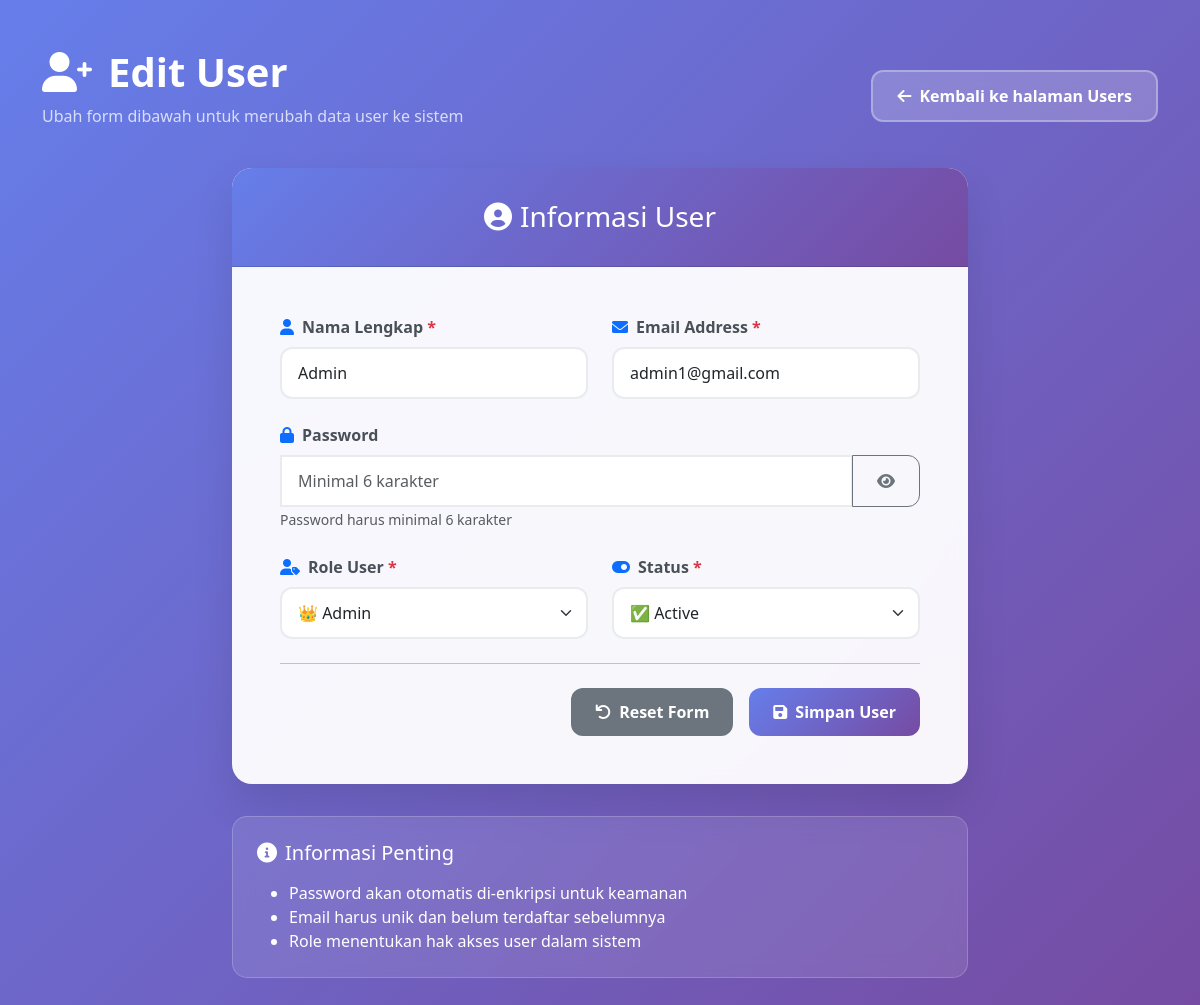
Screenshot of /actions/edit-user.php?id=17 (signed in) with the database file from the repository.
### tables this page shows
CREATE TABLE `users` (
  `id` int(11) NOT NULL,
  `name` varchar(255) NOT NULL,
  `email` varchar(255) NOT NULL,
  `password` varchar(255) NOT NULL,
  `role` enum('admin','operator','viewer') DEFAULT 'operator',
  `status` enum('active','inactive') DEFAULT 'active',
  `created_at` timestamp NULL DEFAULT current_timestamp(),
  `updated_at` timestamp NULL DEFAULT current_timestamp() ON UPDATE current_timestamp()
);

### actions/edit-user.php (the view, shortened to what this page needs)
<?php
include "../config/panggil.php";
if(isset($_GET['id'])) {
    $users_show = mysqli_fetch_assoc(mysqli_query($conn, "SELECT * FROM users WHERE id=".$_GET['id']));
}
?>
<!DOCTYPE html>
<html lang="id">
<head>
    <link href="https://cdn.jsdelivr.net/npm/bootstrap@5.3.0/dist/css/bootstrap.min.css" rel="stylesheet">
    <link href="https://cdnjs.cloudflare.com/ajax/libs/font-awesome/6.0.0/css/all.min.css" rel="stylesheet">
</head>
<body>
    <div class="container py-5">
        <div class="row mb-4">
            <div class="col-12">
                <div class="d-flex justify-content-between align-items-center">
                    <div>
                        <h1 class="text-white fw-bold mb-2">
                            <i class="fas fa-user-plus me-3"></i>Edit User
                        </h1>
                        <p class="text-white opacity-75">Ubah form dibawah untuk merubah data user ke sistem</p>
                    </div>
                    <a href="users.php" class="btn btn-back animate-float">
                        <i class="fas fa-arrow-left me-2"></i>Kembali ke halaman Users
                    </a>
                </div>
            </div>
        </div>
        <div class="row justify-content-center">
            <div class="col-lg-8">
                <div class="card">
                    <div class="card-header text-white text-center">
                        <h3 class="mb-0">
                            <i class="fas fa-user-circle me-2"></i>Informasi User
                        </h3>
                    </div>
                    <div class="card-body p-5">
                        <form method="POST">
                            <div class="row mb-4">
                                <div class="col-md-6">
                                    <label for="name" class="form-label">
                                        <i class="fas fa-user text-primary me-2"></i>Nama Lengkap <span class="text-danger">*</span>
                                    </label>
                                    <input type="text" class="form-control" value="<?= $users_show['name'] ?>" id="name" name="name"
                                           placeholder="Masukkan nama lengkap" required>
                                </div>
                                <div class="col-md-6">
                                    <label for="email" class="form-label">
                                        <i class="fas fa-envelope text-primary me-2"></i>Email Address <span class="text-danger">*</span>
                                    </label>
                                    <input type="email" class="form-control" id="email" value="<?= $users_show['email'] ?>" name="email"
                                           placeholder="contoh@email.com" required>
                                </div>
                            </div>
                            <div class="mb-4">
                                <label for="password" class="form-label">
                                    <i class="fas fa-lock text-primary me-2"></i>Password
                                </label>
                                <div class="input-group">
                                    <input type="password" class="form-control with-icon" id="password" name="password"
                                           placeholder="Minimal 6 karakter">
                                    <button class="btn btn-outline-secondary" type="button" onclick="togglePassword()">
                                        <i class="fas fa-eye" id="eyeIcon"></i>
                                    </button>
                                </div>
                                <small class="text-muted">Password harus minimal 6 karakter</small>
                            </div>
                            <div class="row mb-4">
                                <div class="col-md-6">
                                    <label for="role" class="form-label">
                                        <i class="fas fa-user-tag text-primary me-2"></i>Role User <span class="text-danger">*</span>
                                    </label>
                                    <select class="form-select" id="role" name="role" required>
                                        <option value="admin" <?= $users_show['role'] == 'admin' ? 'selected' : '' ?>>👑 Admin</option>
                                    </select>
                                </div>
                                <div class="col-md-6">
                                    <label for="status" class="form-label">
                                        <i class="fas fa-toggle-on text-primary me-2"></i>Status <span class="text-danger">*</span>
                                    </label>
                                    <select class="form-select" id="status" name="status" required>
                                        <option value="active" <?= $users_show['status'] == 'active' ? 'selected' : '' ?>>✅ Active</option>
                                    </select>
                                </div>
                            </div>
                            <hr class="my-4">
                            <div class="d-flex gap-3 justify-content-end">
                                <button type="reset" class="btn btn-secondary">
                                    <i class="fas fa-undo me-2"></i>Reset Form
                                </button>
                                <button type="submit" class="btn btn-primary">
                                    <i class="fas fa-save me-2"></i>Simpan User
                                </button>
                            </div>
                        </form>
                    </div>
                </div>
                <div class="info-card">
                    <h5><i class="fas fa-info-circle me-2"></i>Informasi Penting</h5>
                    <ul class="mb-0 mt-3">
                        <li>Password akan otomatis di-enkripsi untuk keamanan</li>
                        <li>Email harus unik dan belum terdaftar sebelumnya</li>
                        <li>Role menentukan hak akses user dalam sistem</li>
                    </ul>
                </div>
            </div>
        </div>
    </div>
</body>
</html>

### actions/edit-user.php (style rules this page uses)
body { background: linear-gradient(135deg, #667eea 0%, #764ba2 100%); min-height: 100vh; font-family: 'Segoe UI', Tahoma, Geneva, Verdana, sans-serif; }
.card { border: none; border-radius: 20px; box-shadow: 0 20px 40px rgba(0,0,0,0.1); backdrop-filter: blur(10px); background: rgba(255,255,255,0.95); }
.card-header { background: linear-gradient(135deg, #667eea 0%, #764ba2 100%); border-radius: 20px 20px 0 0 !important; padding: 2rem; }
.form-control, .form-select { border-radius: 12px; border: 2px solid #e9ecef; padding: 12px 16px; transition: all 0.3s ease; }
.btn { border-radius: 12px; padding: 12px 24px; font-weight: 600; transition: all 0.3s ease; }
.btn-primary { background: linear-gradient(135deg, #667eea 0%, #764ba2 100%); border: none; }
.btn-secondary { background: #6c757d; border: none; }
.btn-back { background: rgba(255,255,255,0.2); color: white; border: 2px solid rgba(255,255,255,0.3); backdrop-filter: blur(10px); }
.form-label { font-weight: 600; color: #495057; margin-bottom: 8px; }
.form-control.with-icon { border-radius: 0 12px 12px 0; }
.info-card { background: rgba(255,255,255,0.1); backdrop-filter: blur(10px); border: 1px solid rgba(255,255,255,0.2); border-radius: 15px; padding: 1.5rem; color: white; margin-top: 2rem; }
.animate-float { animation: float 6s ease-in-out infinite; }

### rows the page displays
users: name "Admin", email "admin1@gmail.com", role "👑 Admin", status "✅ Active"
